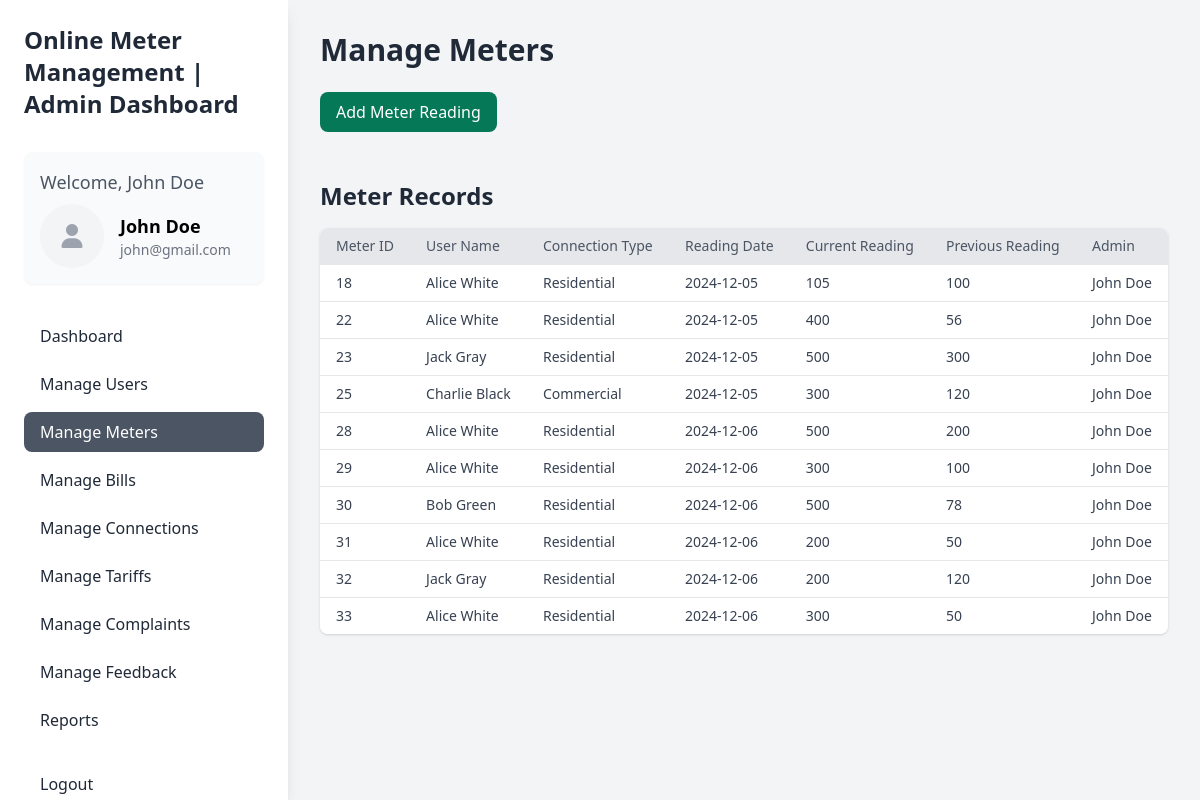
/admin/meters.php (signed in), run on the app's committed database.
### tables this page shows
CREATE TABLE `meters` (
  `meter_id` int(11) NOT NULL,
  `connection_id` int(11) NOT NULL,
  `admin_id` int(11) NOT NULL,
  `previous_reading` float NOT NULL,
  `current_reading` float NOT NULL,
  `reading_date` date NOT NULL,
  `units_consumed` float GENERATED ALWAYS AS (`current_reading` - `previous_reading`) STORED
);

CREATE TABLE `users` (
  `user_id` int(11) NOT NULL,
  `name` varchar(100) NOT NULL,
  `email` varchar(100) NOT NULL,
  `password` varchar(50) NOT NULL,
  `phone_number` varchar(15) NOT NULL,
  `address` text NOT NULL,
  `created_at` timestamp NOT NULL DEFAULT current_timestamp()
);

CREATE TABLE `connections` (
  `connection_id` int(11) NOT NULL,
  `user_id` int(11) NOT NULL,
  `connection_type` enum('Residential','Commercial') NOT NULL,
  `connection_status` enum('Active','Inactive') DEFAULT 'Active',
  `meter_number` varchar(50) NOT NULL,
  `created_at` timestamp NOT NULL DEFAULT current_timestamp()
);

### admin/meters.php (the view, shortened to what this page needs)
<?php
include '../database.php';
              $metersQuery = "
    SELECT
        m.meter_id,
        u.name AS user_name,
        c.connection_type,
        m.reading_date,
        m.current_reading,
        m.previous_reading,
        a.name AS admin_name
    FROM
        meters m
    JOIN
        users u ON m.connection_id = u.user_id
    JOIN
        connections c ON m.connection_id = c.connection_id
    JOIN
        admins a ON m.admin_id = a.admin_id
";
              $metersResult = $conn->query($metersQuery);
?>
<!DOCTYPE html>
<html lang="en">
<head>
  <link href="https://cdn.jsdelivr.net/npm/tailwindcss@2.0.0/dist/tailwind.min.css" rel="stylesheet">
  <link rel="stylesheet" href="https://cdnjs.cloudflare.com/ajax/libs/font-awesome/6.7.1/css/all.min.css">
</head>
<body class="bg-gray-100">
  <div class="min-h-screen flex">
    <div class="bg-white text-black p-6 shadow-lg w-72 fixed h-full">
      <h2 class="text-2xl font-semibold text-gray-800 mb-8">Online Meter Management | Admin Dashboard</h2>
      <div class="p-4 bg-gray-50 rounded-lg shadow-sm mb-8">
        <p class="text-lg text-gray-600 mb-2">Welcome, <?= htmlspecialchars($_SESSION['name']); ?></p>
        <div class="flex items-center space-x-4">
          <span class="w-16 h-16 rounded-full overflow-hidden bg-gray-100 flex items-center justify-center">
            <i class="fa-solid fa-user text-2xl text-gray-400"></i>
          </span>
          <div>
            <p class="font-semibold text-lg"><?= htmlspecialchars($_SESSION['name']); ?></p>
            <p class="text-sm text-gray-500"><?= htmlspecialchars($_SESSION['email']); ?></p>
          </div>
        </div>
      </div>
      <ul>
        <li><a href="admin.php" class="block px-4 py-2 mb-2 rounded-lg text-gray-800 hover:bg-gray-700 transition duration-200">Dashboard</a></li>
        <li><a href="users.php" class="block px-4 py-2 mb-2 rounded-lg text-gray-800  hover:bg-gray-200 transition duration-200">Manage Users</a></li>
        <li><a href="meters.php" class="block px-4 py-2 mb-2 rounded-lg text-white bg-gray-600 hover:bg-gray-200">Manage Meters</a></li>
        <li><a href="bills.php" class="block px-4 py-2 mb-2 rounded-lg text-gray-800 hover:bg-gray-200 transition duration-200">Manage Bills</a></li>
        <li><a href="connections.php" class="block px-4 py-2 mb-2 rounded-lg text-gray-800 hover:bg-gray-200">Manage Connections</a></li>
        <li><a href="tariffs.php" class="block px-4 py-2 mb-2 rounded-lg text-gray-800 hover:bg-gray-200 transition duration-200">Manage Tariffs</a></li>
        <li><a href="complaints.php" class="block px-4 py-2 mb-2 rounded-lg text-gray-800 hover:bg-gray-200 transition duration-200">Manage Complaints</a></li>
        <li><a href="feedback.php" class="block px-4 py-2 mb-2 rounded-lg text-gray-800 hover:bg-gray-200 transition duration-200">Manage Feedback</a></li>
        <li><a href="reports.php" class="block px-4 py-2 mb-2 rounded-lg text-gray-800 hover:bg-gray-200 transition duration-200">Reports</a></li>
        <li><a href="../logout.php" class="block px-4 py-2 mt-6 rounded-lg text-gray-800 hover:bg-gray-200 transition duration-200">Logout</a></li>
      </ul>
    </div>
    <div class="flex-1 p-8 pl-80">
      <h1 class="text-3xl font-semibold text-gray-800 mb-6">Manage Meters</h1>
      <button id="addMeterBtn" class="py-2 px-4 bg-green-700 text-white rounded-lg hover:bg-green-800 mb-6">Add Meter Reading</button>
      <div class="mt-6">
        <h2 class="text-2xl font-semibold text-gray-800 mb-4">Meter Records</h2>
        <div class="overflow-auto bg-white rounded-lg shadow">
          <table class="min-w-full bg-white">
            <thead class="bg-gray-200">
              <tr>
                <th class="py-2 px-4 text-left text-sm font-medium text-gray-600">Meter ID</th>
                <th class="py-2 px-4 text-left text-sm font-medium text-gray-600">User Name</th>
                <th class="py-2 px-4 text-left text-sm font-medium text-gray-600">Connection Type</th>
                <th class="py-2 px-4 text-left text-sm font-medium text-gray-600">Reading Date</th>
                <th class="py-2 px-4 text-left text-sm font-medium text-gray-600">Current Reading</th>
                <th class="py-2 px-4 text-left text-sm font-medium text-gray-600">Previous Reading</th>
                <th class="py-2 px-4 text-left text-sm font-medium text-gray-600">Admin</th>
              </tr>
            </thead>
            <tbody>
              <?php if ($metersResult->num_rows > 0): ?>
                <?php while ($meter = $metersResult->fetch_assoc()): ?>
                  <tr class="border-t">
                    <td class="py-2 px-4 text-sm text-gray-700"><?= $meter['meter_id']; ?></td>
                    <td class="py-2 px-4 text-sm text-gray-700"><?= $meter['user_name']; ?></td>
                    <td class="py-2 px-4 text-sm text-gray-700"><?= $meter['connection_type']; ?></td>
                    <td class="py-2 px-4 text-sm text-gray-700"><?= $meter['reading_date']; ?></td>
                    <td class="py-2 px-4 text-sm text-gray-700"><?= $meter['current_reading']; ?></td>
                    <td class="py-2 px-4 text-sm text-gray-700"><?= $meter['previous_reading']; ?></td>
                    <td class="py-2 px-4 text-sm text-gray-700"><?= $meter['admin_name']; ?></td>
                  </tr>
                <?php endwhile; ?>
              <?php else: ?>
                <tr>
                  <td colspan="7" class="py-2 px-4 text-center text-sm text-gray-600">No meter records found.</td>
                </tr>
              <?php endif; ?>
            </tbody>
          </table>
        </div>
      </div>
    </div>
  </div>
</body>
</html>

### data on the page
meters: meter_id "18", users.name "Alice White", connection.connection_type "Residential", reading_date "2024-12-05", current_reading "105", previous_reading "100", admin.name "John Doe"
meters: meter_id "22", users.name "Alice White", connection.connection_type "Residential", reading_date "2024-12-05", current_reading "400", previous_reading "56", admin.name "John Doe"
meters: meter_id "23", users.name "Jack Gray", connection.connection_type "Residential", reading_date "2024-12-05", current_reading "500", previous_reading "300", admin.name "John Doe"
meters: meter_id "25", users.name "Charlie Black", connection.connection_type "Commercial", reading_date "2024-12-05", current_reading "300", previous_reading "120", admin.name "John Doe"
meters: meter_id "28", users.name "Alice White", connection.connection_type "Residential", reading_date "2024-12-06", current_reading "500", previous_reading "200", admin.name "John Doe"
meters: meter_id "29", users.name "Alice White", connection.connection_type "Residential", reading_date "2024-12-06", current_reading "300", previous_reading "100", admin.name "John Doe"
meters: meter_id "30", users.name "Bob Green", connection.connection_type "Residential", reading_date "2024-12-06", current_reading "500", previous_reading "78", admin.name "John Doe"
meters: meter_id "31", users.name "Alice White", connection.connection_type "Residential", reading_date "2024-12-06", current_reading "200", previous_reading "50", admin.name "John Doe"
meters: meter_id "32", users.name "Jack Gray", connection.connection_type "Residential", reading_date "2024-12-06", current_reading "200", previous_reading "120", admin.name "John Doe"
meters: meter_id "33", users.name "Alice White", connection.connection_type "Residential", reading_date "2024-12-06", current_reading "300", previous_reading "50", admin.name "John Doe"

### other printed values
$_SESSION['name'] "John Doe"
$_SESSION['email'] "john@gmail.com"
